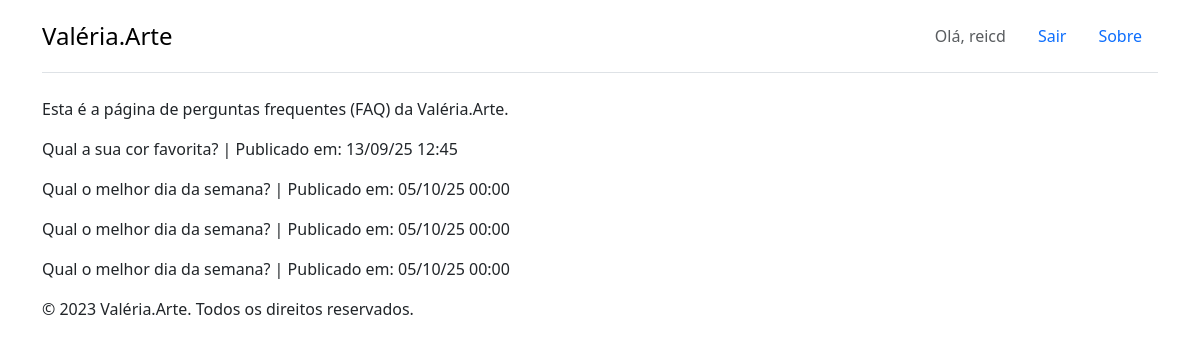
Before: /about/ (signed in) with the older database file.
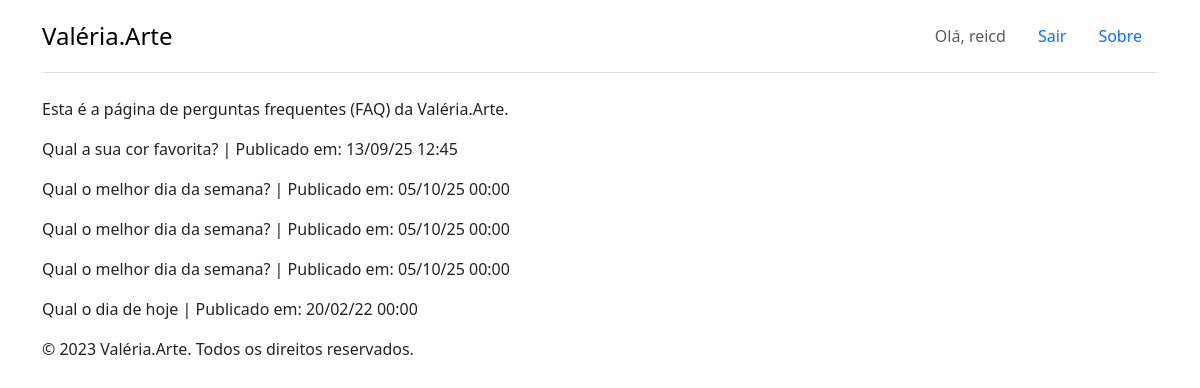
After: the same page with the newer database file.
### sac/models.py (models this page shows)
class Question(models.Model):
    question_text = models.CharField(max_length=200)
    pub_date = models.DateTimeField("Data de publicação")
    class Meta:
        verbose_name = "Pergunta"
        verbose_name_plural = "Perguntas"

### sac/views.py (the view)
# urls.py: path('about/', about, name='products-about'),
@login_required
def about(request):
    question = Question.objects.all()
    context = {'all_questions': question}
    return render(request, 'sac/question.html', context)

### templates/sac/question.html (shortened to what this page needs)
{% extends '_layout2.html' %}
{% load static %}
{% block content %}
    <p>Esta é a página de perguntas frequentes (FAQ) da Valéria.Arte.</p>
    {% for question in all_questions %}
        <div class="faq-item">
                <p>{{ question.question_text }} |
                Publicado em: {{ question.pub_date|date:"d/m/y H:i" }}</p>
        </div>
        {% empty %}
            <p>Nenhuma pergunta disponível no momento.</p>
    {% endfor %}
{% endblock %}

Changed rows visible on the page:
added Question: question_text "Qual o dia de hoje", pub_date "20/02/22 00:00"
